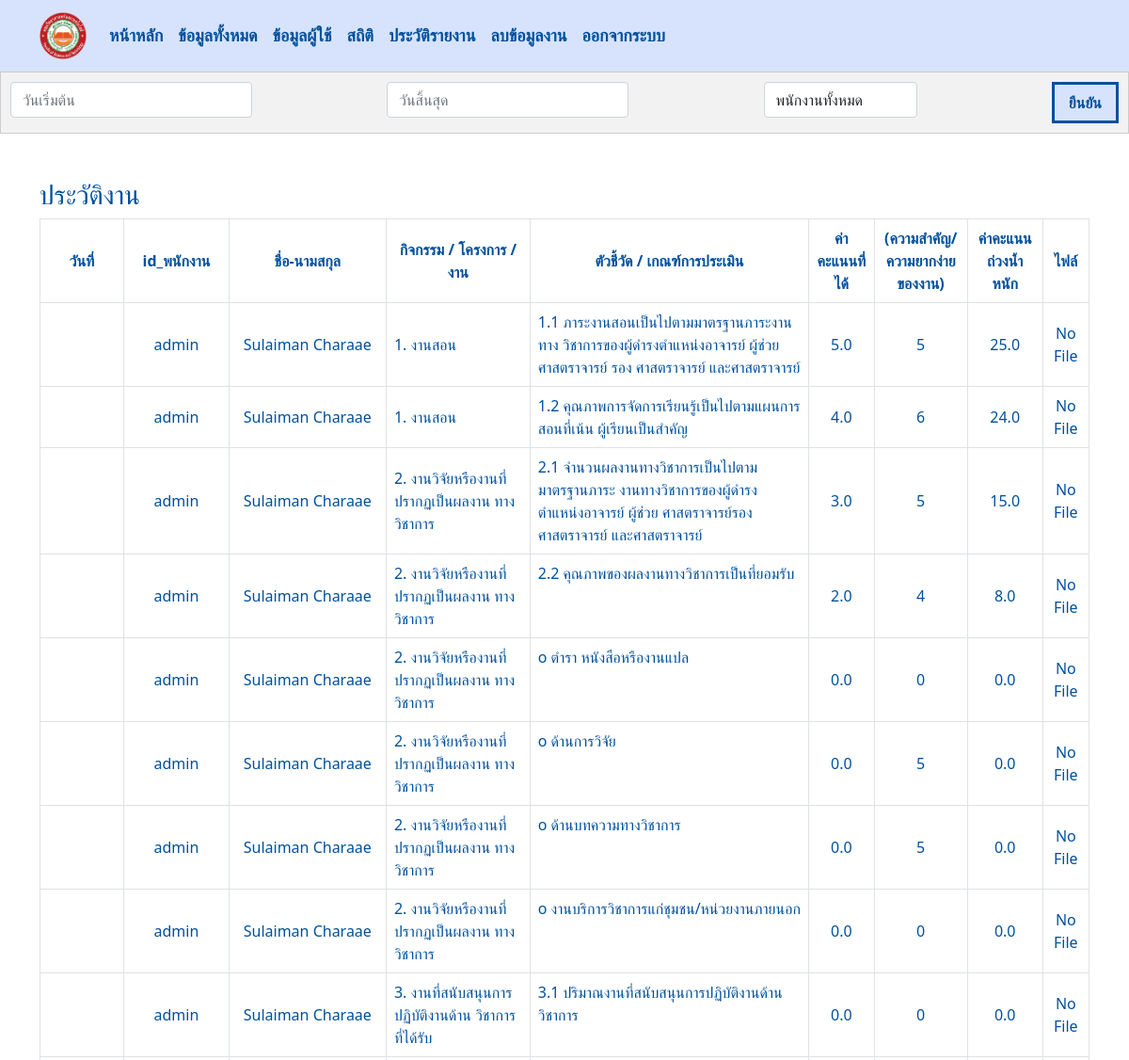
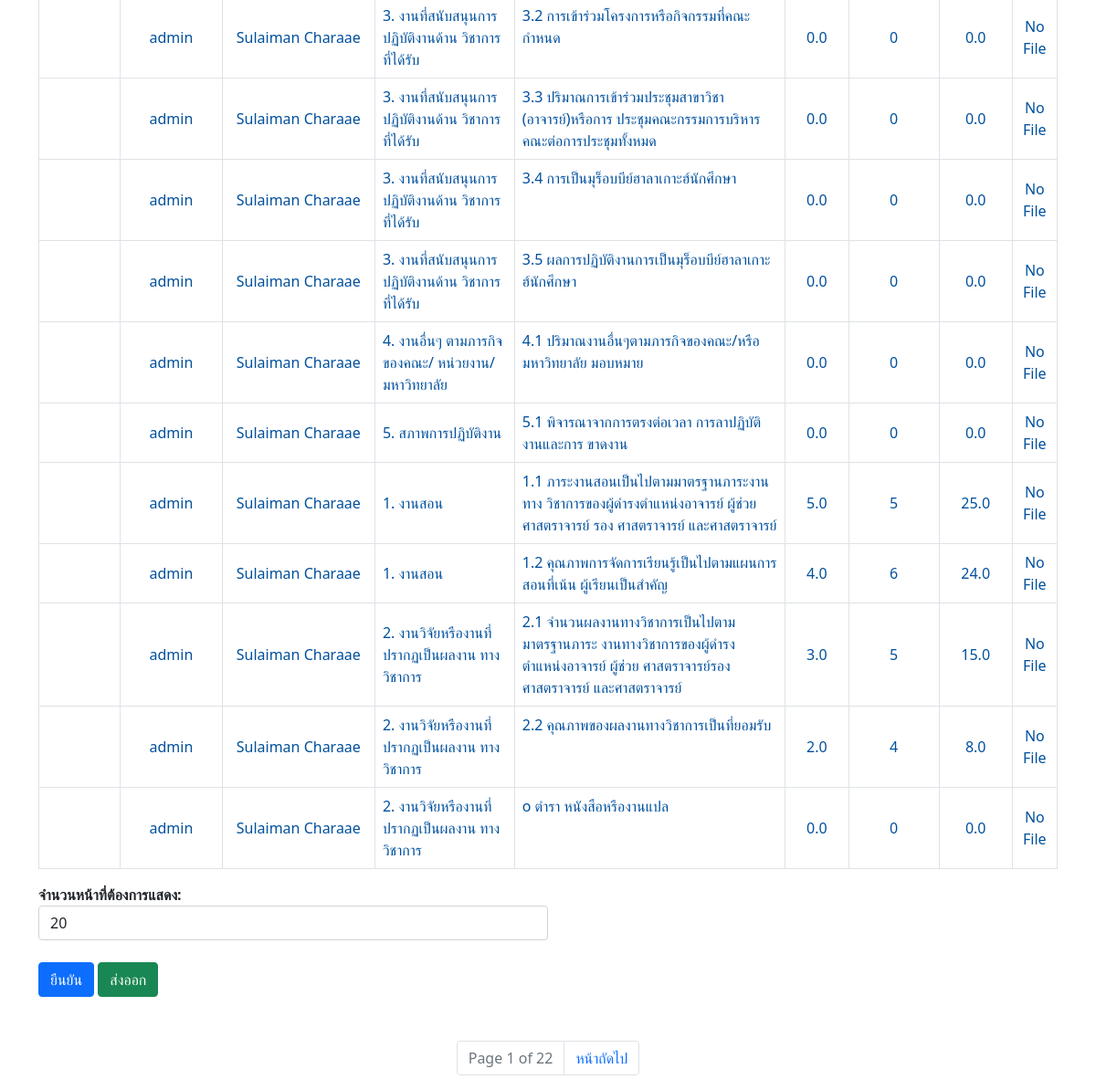
Before: /work_history/ (signed in) with the older database file (2 pictures, top to bottom).
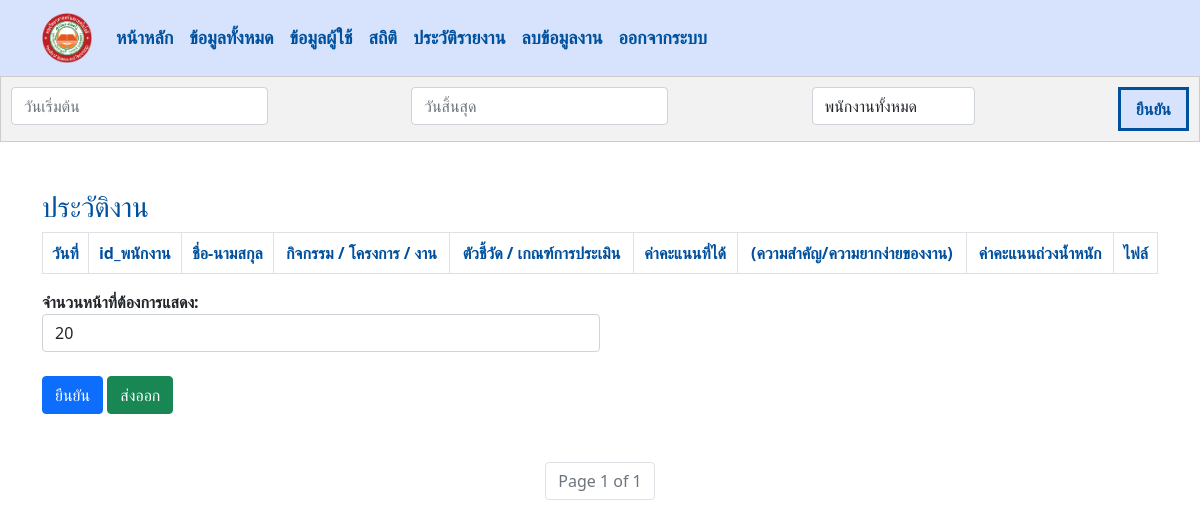
After: the same page with the newer database file.
### managesystem/models.py (models this page shows, shortened)
class Save(models.Model):
    employee_id = models.CharField(max_length=30)
    employee_firstname = models.CharField(max_length=30)
    employee_lastname = models.CharField(max_length=30)
    work = models.CharField(max_length=255)
    description = models.CharField(max_length=255)
    total = models.PositiveIntegerField(default=0)
    employee_score = models.FloatField(default=0.0)
    dean_score = models.FloatField(default=0.0)
    result_score = models.FloatField(default=0.0)
    file = models.FileField(upload_to=user_directory_path, blank=True, null=True)
    date = models.DateField(auto_now_add=True)

### managesystem/views.py (the view)
    def wrapper(request, *args, **kwargs):
        if not request.user.is_authenticated:
            messages.info(request, "กรุณาเข้าสู่ระบบ")  # Custom message
            return redirect('login')  # Redirect to login URL
        return function(request, *args, **kwargs)

### managesystem/views.py (called while the page is built)
def custom_login_required(function):
    def wrapper(request, *args, **kwargs):
        if not request.user.is_authenticated:
            messages.info(request, "กรุณาเข้าสู่ระบบ")  # Custom message
            return redirect('login')  # Redirect to login URL
        return function(request, *args, **kwargs)
    return wrapper

### templates/work_history.html (shortened to what the changed rows need)
{% include 'navbar.html' %}
<!DOCTYPE html>
<html lang="en">
<head>
    {% load static %}
    <link rel="stylesheet" href="{% static 'css/work_history.css' %}">
    <link href="https://cdn.jsdelivr.net/npm/bootstrap@5.0.0-alpha2/dist/css/bootstrap.min.css" rel="stylesheet">
    <link rel="stylesheet" href="https://cdnjs.cloudflare.com/ajax/libs/bootstrap-datepicker/1.9.0/css/bootstrap-datepicker.min.css">
</head>
<body>
    {% if user.employee.position == 'Dean' %}
    <div class="container mt-5">
        <div class="table-responsive">
        <table id="workdata-table" class="table table-bordered">
            <thead class="thead-dark">
                <tr class="align-middle text-center">
                    <th data-filter="true" data-filter-type="select">วันที่</th>
                    <th data-filter="true" data-filter-type="select">id_พนักงาน</th>
                    <th data-filter="true" data-filter-type="select">ชื่อ-นามสกุล</th>
                    <th data-filter="true" data-filter-type="select">กิจกรรม / โครงการ / งาน</th>
                    <th data-filter="true" data-filter-type="select">ตัวชี้วัด / เกณฑ์การประเมิน</th>
                    <th data-filter="true" data-filter-type="select">ค่าคะแนนที่ได้</th>
                    <th data-filter="true" data-filter-type="select">(ความสำคัญ/ความยากง่ายของงาน)</th>
                    <th data-filter="true" data-filter-type="select">ค่าคะแนนถ่วงน้ำหนัก</th>
                    <th data-filter="true" data-filter-type="select">ไฟล์</th>
                </tr>
            </thead>
            <tbody>
                {% for workdata in workdata_history %}
                <tr>
                    <td class="text-center align-middle" style="width: 8%;">{{ workdata.date|date:'d/m/Y' }}</td>
                    <td class="text-center align-middle" style="width: 10%;">{{ workdata.employee_id}}</td>
                    <td class="text-center align-middle" style="width: 15%;">{{ workdata.employee_firstname }} {{ workdata.employee_lastname }}</td>
                    <td class="align-middle"> {{ workdata.work }} </td>
                    <td >{{ workdata.description }}</td>
                    <td class="align-middle text-center">{{ workdata.dean_score }}</td>
                    <td class="align-middle text-center">{{ workdata.total }}</td>
                    <td class="align-middle text-center">{{ workdata.result_score }}</td>
                    <td class="text-center align-middle">
                        {% if workdata.file %}
                            <a href="{% url 'download_file' workdata.id %}">ดาวน์โหลด</a>
                        {% else %}
                            No File
                        {% endif %}</td>
                </tr>
                {% endfor %}
            </tbody>
        </table>
        </div>
                {% endif %}
        <div class="pagination justify-content-center">
            <ul class="pagination">
                <li class="page-item disabled">
                    <span class="page-link">Page {{ workdata_history.number }} of {{ workdata_history.paginator.num_pages }}</span>
                </li>
                {% if workdata_history.has_next %}
                    <li class="page-item">
                        <a class="page-link" href="?page={{ workdata_history.next_page_number }}&items_per_page={{ items_per_page }}">หน้าถัดไป</a>
                    </li>
                {% endif %}
            </ul>
        </div>
    </div>
</body>
</html>

Changed rows visible on the page:
removed Save: employee_id "admin", employee_firstname "Sulaiman", employee_lastname "Charaae", work "1. งานสอน", description "1.1 ภาระงานสอนเป็นไปตามมาตรฐานภาระงานทาง วิชาการของผู้ดำรงตำแหน่งอาจารย์ ผู้ช่วยศาสตราจารย์ รอง ศาสตราจารย์ และศาสตราจารย์", dean_score "5.0", total "5", result_score "25.0", file "No File"
removed Save: employee_id "admin", employee_firstname "Sulaiman", employee_lastname "Charaae", work "1. งานสอน", description "1.2 คุณภาพการจัดการเรียนรู้เป็นไปตามแผนการสอนที่เน้น ผู้เรียนเป็นสำคัญ", dean_score "4.0", total "6", result_score "24.0", file "No File"
removed Save: employee_id "admin", employee_firstname "Sulaiman", employee_lastname "Charaae", work "2. งานวิจัยหรืองานที่ปรากฏเป็นผลงาน ทางวิชาการ", description "2.1 จำนวนผลงานทางวิชาการเป็นไปตามมาตรฐานภาระ งานทางวิชาการของผู้ดำรงตำแหน่งอาจารย์ ผู้ช่วย ศาสตราจารย์รองศาสตราจารย์ และศาสตราจารย์", dean_score "3.0", total "5", result_score "15.0", file "No File"
removed Save: employee_id "admin", employee_firstname "Sulaiman", employee_lastname "Charaae", work "2. งานวิจัยหรืองานที่ปรากฏเป็นผลงาน ทางวิชาการ", description "2.2 คุณภาพของผลงานทางวิชาการเป็นที่ยอมรับ", dean_score "2.0", total "4", result_score "8.0", file "No File"
removed Save: employee_id "admin", employee_firstname "Sulaiman", employee_lastname "Charaae", work "2. งานวิจัยหรืองานที่ปรากฏเป็นผลงาน ทางวิชาการ", description "o ตำรา หนังสือหรืองานแปล", dean_score "0.0", total "0", result_score "0.0", file "No File"
removed Save: employee_id "admin", employee_firstname "Sulaiman", employee_lastname "Charaae", work "2. งานวิจัยหรืองานที่ปรากฏเป็นผลงาน ทางวิชาการ", description "o ด้านการวิจัย", dean_score "0.0", total "5", result_score "0.0", file "No File"
removed Save: employee_id "admin", employee_firstname "Sulaiman", employee_lastname "Charaae", work "2. งานวิจัยหรืองานที่ปรากฏเป็นผลงาน ทางวิชาการ", description "o ด้านบทความทางวิชาการ", dean_score "0.0", total "5", result_score "0.0", file "No File"
removed Save: employee_id "admin", employee_firstname "Sulaiman", employee_lastname "Charaae", work "2. งานวิจัยหรืองานที่ปรากฏเป็นผลงาน ทางวิชาการ", description "o งานบริการวิชาการแก่ชุมชน/หน่วยงานภายนอก", dean_score "0.0", total "0", result_score "0.0", file "No File"
removed Save: employee_id "admin", employee_firstname "Sulaiman", employee_lastname "Charaae", work "3. งานที่สนับสนุนการปฏิบัติงานด้าน วิชาการที่ได้รับ", description "3.1 ปริมาณงานที่สนับสนุนการปฏิบัติงานด้านวิชาการ", dean_score "0.0", total "0", result_score "0.0", file "No File"
removed Save: employee_id "admin", employee_firstname "Sulaiman", employee_lastname "Charaae", work "3. งานที่สนับสนุนการปฏิบัติงานด้าน วิชาการที่ได้รับ", description "3.2 การเข้าร่วมโครงการหรือกิจกรรมที่คณะกำหนด", dean_score "0.0", total "0", result_score "0.0", file "No File"
removed Save: employee_id "admin", employee_firstname "Sulaiman", employee_lastname "Charaae", work "3. งานที่สนับสนุนการปฏิบัติงานด้าน วิชาการที่ได้รับ", description "3.3 ปริมาณการเข้าร่วมประชุมสาขาวิชา (อาจารย์)หรือการ ประชุมคณะกรรมการบริหารคณะต่อการประชุมทั้งหมด", dean_score "0.0", total "0", result_score "0.0", file "No File"
removed Save: employee_id "admin", employee_firstname "Sulaiman", employee_lastname "Charaae", work "3. งานที่สนับสนุนการปฏิบัติงานด้าน วิชาการที่ได้รับ", description "3.4 การเป็นมุร็อบบีย์ฮาลาเกาะฮ์นักศึกษา", dean_score "0.0", total "0", result_score "0.0", file "No File"
removed Save: employee_id "admin", employee_firstname "Sulaiman", employee_lastname "Charaae", work "3. งานที่สนับสนุนการปฏิบัติงานด้าน วิชาการที่ได้รับ", description "3.5 ผลการปฏิบัติงานการเป็นมุร็อบบีย์ฮาลาเกาะฮ์นักศึกษา", dean_score "0.0", total "0", result_score "0.0", file "No File"
removed Save: employee_id "admin", employee_firstname "Sulaiman", employee_lastname "Charaae", work "4. งานอื่นๆ ตามภารกิจของคณะ/ หน่วยงาน/มหาวิทยาลัย", description "4.1 ปริมาณงานอื่นๆตามภารกิจของคณะ/หรือมหาวิทยาลัย มอบหมาย", dean_score "0.0", total "0", result_score "0.0", file "No File"
removed Save: employee_id "admin", employee_firstname "Sulaiman", employee_lastname "Charaae", work "5. สภาพการปฏิบัติงาน", description "5.1 พิจารณาจากการตรงต่อเวลา การลาปฏิบัติงานและการ ขาดงาน", dean_score "0.0", total "0", result_score "0.0", file "No File"
removed Save: employee_id "admin", employee_firstname "Sulaiman", employee_lastname "Charaae", work "1. งานสอน", description "1.1 ภาระงานสอนเป็นไปตามมาตรฐานภาระงานทาง วิชาการของผู้ดำรงตำแหน่งอาจารย์ ผู้ช่วยศาสตราจารย์ รอง ศาสตราจารย์ และศาสตราจารย์", dean_score "5.0", total "5", result_score "25.0", file "No File"
removed Save: employee_id "admin", employee_firstname "Sulaiman", employee_lastname "Charaae", work "1. งานสอน", description "1.2 คุณภาพการจัดการเรียนรู้เป็นไปตามแผนการสอนที่เน้น ผู้เรียนเป็นสำคัญ", dean_score "4.0", total "6", result_score "24.0", file "No File"
removed Save: employee_id "admin", employee_firstname "Sulaiman", employee_lastname "Charaae", work "2. งานวิจัยหรืองานที่ปรากฏเป็นผลงาน ทางวิชาการ", description "2.1 จำนวนผลงานทางวิชาการเป็นไปตามมาตรฐานภาระ งานทางวิชาการของผู้ดำรงตำแหน่งอาจารย์ ผู้ช่วย ศาสตราจารย์รองศาสตราจารย์ และศาสตราจารย์", dean_score "3.0", total "5", result_score "15.0", file "No File"
removed Save: employee_id "admin", employee_firstname "Sulaiman", employee_lastname "Charaae", work "2. งานวิจัยหรืองานที่ปรากฏเป็นผลงาน ทางวิชาการ", description "2.2 คุณภาพของผลงานทางวิชาการเป็นที่ยอมรับ", dean_score "2.0", total "4", result_score "8.0", file "No File"
removed Save: employee_id "admin", employee_firstname "Sulaiman", employee_lastname "Charaae", work "2. งานวิจัยหรืองานที่ปรากฏเป็นผลงาน ทางวิชาการ", description "o ตำรา หนังสือหรืองานแปล", dean_score "0.0", total "0", result_score "0.0", file "No File"
Other visible differences:
{{ workdata_history.paginator.num_pages }}: "22" → "1"
text no longer shown: "หน้าถัดไป"
